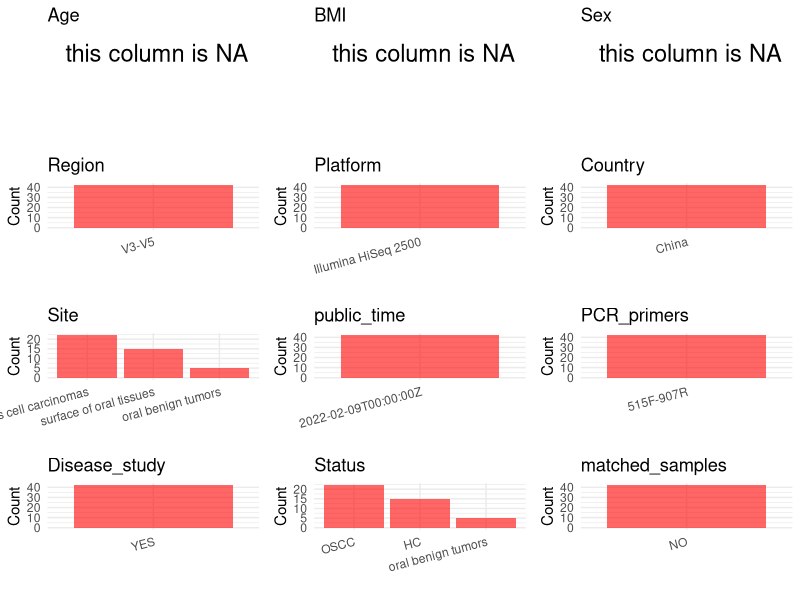

Write R code to recreate this figure. (Note: this script raises an error after producing the figure.)
## ---- chunk 1
library(tidyverse)
library(ggplot2)
library(cowplot)

setwd("C:/Users/zyc/Desktop/oral_project/data/projects/PRJNA730970")
initial_meta <- read.csv("SraRunTable.csv", header = TRUE) 
head(initial_meta)
## ---- chunk 2
metadata <- data.frame(
  BioProject = initial_meta$BioProject,
  Run = initial_meta$Run,
  sample_name = initial_meta$Sample.Name,
  Age = NA, 
  BMI = NA,  
  Sex = NA,
  Platform = initial_meta$Instrument,
  Country = initial_meta$geo_loc_name_country,
  Site = initial_meta$env_local_scale,
  public_time = initial_meta$ReleaseDate,
  Status = initial_meta$env_local_scale,
  stringsAsFactors = FALSE
)
## ---- chunk 3

# metadata <- metadata %>% mutate(Site = case_when(
#   grepl("Supragingival dental plaque",Site) ~ "Supragingival dental plaque",
#   TRUE ~ Site
# ))

metadata <- metadata %>% mutate(Status = case_when(
  grepl("oral squamous cell carcinomas",Status) ~ "OSCC",
  grepl("healthy subjects",Status) ~ "HC",
  TRUE ~ Status
))

metadata <- metadata %>% mutate(Site = case_when(
  Site == "healthy subjects" ~ "surface of oral tissues",
  TRUE ~ Site
))
# metadata <- metadata %>%mutate(Status = case_when(
#   Status == "Oral Neoplasm (Healthy Control)" ~ "HC",
#   Status == "Oral Neoplasm (OSCC)" ~ "OSCC",
#   TRUE ~ "Precancer"
# ))
# metadata <- metadata %>%
#   mutate(Sex = recode(Sex, "female" = "F", "male" = "M"))
# metadata <-metadata%>%
#   mutate(Country = case_when(Country == "Taiwan" ~ "China"))

## ---- chunk 4
metadata$matched_samples <- "NO"
metadata$Region <- "V3-V5"
metadata$title <- "Variations in oral microbiome and its predictive functions between tumorous and healthy individuals"
metadata$Disease_study <- "YES"
metadata$PCR_primers <- "515F-907R"

head(metadata)
## ---- chunk 5
print(paste("Number of unique runs:", length(unique(metadata$Run))))
print(paste("Number of unique sample names:", length(unique(metadata$sample_name))))
## ---- chunk 6
plot_data <- metadata %>%
  select(-BioProject, -Run, -sample_name, -title)

# Function to create simple plots for each column
create_simple_plots <- function(data) {
  plots <- list()
  
  for (col in colnames(data)) {
    # Check if the column is all NA
    if (all(is.na(data[[col]]))) {
      # Create an empty plot with text indicating all NA
      p <- ggplot() +
        annotate("text", x = 0.5, y = 0.5, label = "this column is NA", size = 6) +
        labs(title = col) +
        theme_void()
    } else if (is.numeric(data[[col]])) {
      # Numeric variable: histogram
      p <- ggplot(data, aes(x = .data[[col]])) +
        geom_histogram(fill = "blue", alpha = 0.6, bins = 20, na.rm = TRUE) +
        labs(title = col) +
        theme_minimal()
    } else {
      # Categorical variable: bar plot (remove NA values)
      count_data <- as.data.frame(table(data[[col]], useNA = "ifany"))
      p <- ggplot(count_data, aes(x = reorder(Var1, -Freq), y = Freq)) +
        geom_col(fill = "red", alpha = 0.6) +
        labs(title = col, x = NULL, y = "Count") +
        theme_minimal() +
        theme(axis.text.x = element_text(angle = 15, hjust = 1))
    }
    plots[[col]] <- p
  }
  
  return(plots)
}


plots <- create_simple_plots(plot_data)
p<-plot_grid(plots$Age, 
          plots$BMI, 
          plots$Sex, 
          plots$Region, 
          plots$Platform, 
          plots$Country, 
          plots$Site,
          plots$public_time, 
          plots$PCR_primers,
          plots$Disease_study,
          plots$Status,
          plots$matched_samples,# add 
          ncol = 3, align = "hv", axis = "lb")
ggsave("Metadata_Summary.png", plot = p, width = 8, height = 6, dpi = 150)


## ---- chunk 7
knitr::include_graphics("Metadata_Summary.png")
## ---- chunk 8
metadata <- metadata[, c(
  "BioProject", "Run", "sample_name", "Age", "BMI", "Sex", 
  "Region", "Platform", "Country", "Site", "public_time", 
  "PCR_primers", "title", "Disease_study", "Status","matched_samples"
)]

write.csv(metadata, file = "metadata.csv", quote = TRUE)
